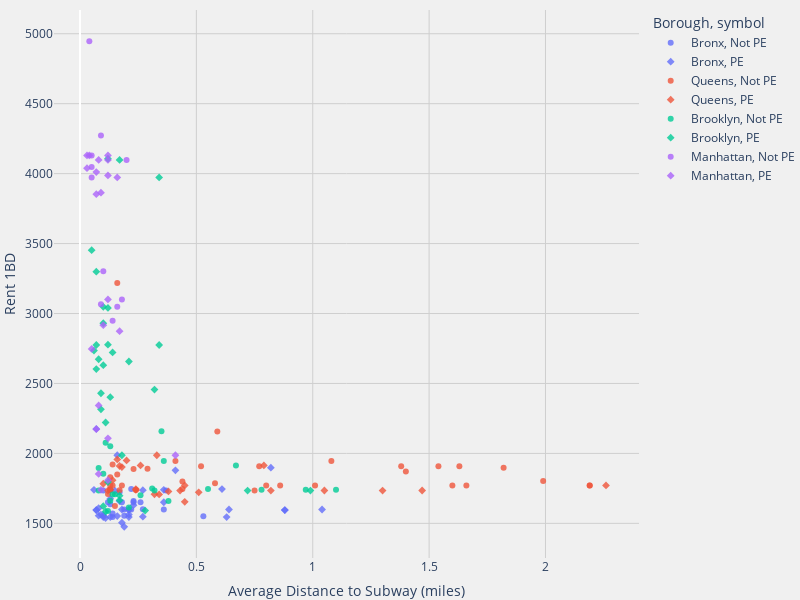

Notebook code cell kept with this figure:
### Code cell
import plotly.express as px

fig = px.scatter(merged.reset_index(), x= fields[0],y = fields[1],size_max=1,color='Borough',
                    opacity=0.8, hover_name='Neighborhood',symbol=[{False:'Not PE', True:'PE'}[x] for x in pareto_efficient])


fig.update_layout(
    scene = dict(
                    xaxis = dict(nticks=4, range=[-0.01,0.5],),
                     yaxis = dict(nticks=4, range=[-0.01,0.5],),),
    paper_bgcolor= '#f0f0f0',
    xaxis = dict(gridcolor='#cfcfcf'),
    yaxis = dict(gridcolor='#cfcfcf'),
    plot_bgcolor= '#f0f0f0',
    height=600,
    width=800,
    margin=dict(r=0, l=0, b=10, t=10))

fig.show()

### Figure 1 — Plotly figure (JSON) as saved in the notebook; plotly's stock layout.template omitted (floating-point values rounded to 4 significant figures)
{"data": [{"hovertemplate": "<b>%{hovertext}</b><br><br>Borough=Bronx<br>symbol=Not PE<br>Average Distance to Subway (miles)=%{x}<br>Rent 1BD=%{y}<extra></extra>", "hovertext": ["Allerton", "Baychester", "Castle Hill", "Claremont Village", "Co-op City", "Concourse Village", "Edenwald", "Fieldston", "Hunts Point", "Kingsbridge", "Longwood", "Morris Heights", "Morrisania", "Pelham Gardens", "Schuylerville", "Tremont", "University Heights", "Westchester Square", "Woodlawn"], "legendgroup": "Bronx, Not PE", "marker": {"color": "#636efa", "opacity": 0.8, "symbol": "circle"}, "mode": "markers", "name": "Bronx, Not PE", "showlegend": true, "type": "scatter", "x": [0.14, 0.19, 0.53, 0.18, 0.36, 0.13, 0.19, 0.22, 0.37, 0.13, 0.1, 0.17, 0.23, 0.22, 0.26, 0.27, 0.14, 0.12, 0.23], "xaxis": "x", "y": [1545, 1599, 1550, 1651, 1599, 1739, 1555, 1745, 1734, 1636, 1734, 1722, 1660, 1599, 1651, 1600, 1570, 1651, 1650], "yaxis": "y"}, {"hovertemplate": "<b>%{hovertext}</b><br><br>Borough=Bronx<br>symbol=PE<br>Average Distance to Subway (miles)=%{x}<br>Rent 1BD=%{y}<extra></extra>", "hovertext": ["Belmont", "Bronx Park", "Bronxdale", "City Island", "Clason Point", "Concourse", "Country Club", "Crotona Park", "East Morrisania", "Eastchester", "Ferry Point Park", "Fordham", "Highbridge", "Melrose", "Morris Park", "Mott Haven", "Mount Eden", "Mount Hope", "North Riverdale", "Norwood", "Olinville", "Parkchester", "Pelham Bay", "Pelham Bay Park", "Port Morris", "Rikers Island", "Riverdale", "Soundview", "Spuyten Duyvil", "Throgs Neck", "Unionport", "Van Cortlandt Park", "Van Nest", "Wakefield", "West Farms", "Williamsbridge"], "legendgroup": "Bronx, PE", "marker": {"color": "#636efa", "opacity": 0.8, "symbol": "diamond"}, "mode": "markers", "name": "Bronx, PE", "showlegend": true, "type": "scatter", "x": [0.27, 0.21, 0.07, 1.04, 0.63, 0.08, 0.36, 0.21, 0.1, 0.21, 0.88, 0.11, 0.17, 0.15, 0.23, 0.07, 0.06, 0.07, 0.61, 0.1, 0.08, 0.13, 0.13, 0.64, 0.16, 0.82, 0.41, 0.18, 0.27, 0.88, 0.21, 0.36, 0.18, 0.16, 0.09, 0.19], "xaxis": "x", "y": [1548, 1545, 1595, 1599, 1545, 1608, 1651, 1563, 1545, 1599, 1595, 1538, 1659, 1733, 1630, 2175, 1740, 1595, 1745, 1558, 1555, 1545, 1675, 1599, 1987, 1898, 1879, 1505, 1737, 1595, 1595, 1740, 1599, 1552, 1563, 1475], "yaxis": "y"}, {"hovertemplate": "<b>%{hovertext}</b><br><br>Borough=Queens<br>symbol=Not PE<br>Average Distance to Subway (miles)=%{x}<br>Rent 1BD=%{y}<extra></extra>", "hovertext": ["Alley Pond Park", "Arverne", "Bayside", "Bellerose", "Briarwood", "Cambria Heights", "Corona", "Cunningham Park", "Douglaston", "Edgemere", "Elmhurst", "Far Rockaway", "Floral Park", "Flushing", "Fresh Meadows", "Glen Oaks", "Hollis", "Hollis Hills", "Holliswood", "Jackson Heights", "Jamaica", "Jamaica Estates", "Jamaica Hills", "Kew Gardens Hills", "Laurelton", "Long Island City", "Neponsit", "Ozone Park", "Queens Village", "Richmond Hill", "Ridgewood", "Rockaway Beach", "Rosedale", "South Ozone Park", "Springfield Gardens", "St. Albans"], "legendgroup": "Queens, Not PE", "marker": {"color": "#EF553B", "opacity": 0.8, "symbol": "circle"}, "mode": "markers", "name": "Queens, Not PE", "showlegend": true, "type": "scatter", "x": [1.6, 0.14, 1.4, 1.66, 0.12, 1.38, 0.23, 0.8, 1.99, 0.18, 0.16, 0.24, 2.19, 0.58, 0.86, 2.19, 0.41, 1.01, 0.44, 0.13, 0.59, 0.29, 0.17, 0.44, 1.63, 0.16, 0.75, 0.13, 1.08, 0.15, 0.14, 0.13, 1.82, 0.52, 1.54, 0.77], "xaxis": "x", "y": [1771, 1771, 1871, 1771, 1710, 1908, 1889, 1771, 1803, 1771, 1850, 1739, 1771, 1787, 1771, 1771, 1945, 1771, 1746, 1829, 2157, 1891, 1737, 1800, 1908, 3218, 1734, 1740, 1945, 1624, 1921, 1771, 1898, 1908, 1908, 1908], "yaxis": "y"}, {"hovertemplate": "<b>%{hovertext}</b><br><br>Borough=Queens<br>symbol=PE<br>Average Distance to Subway (miles)=%{x}<br>Rent 1BD=%{y}<extra></extra>", "hovertext": ["Astoria", "Bay Terrace", "Bayswater", "Belle Harbor", "Breezy Point", "Broad Channel", "College Point", "Ditmars Steinway", "East Elmhurst", "Flushing Meadows Corona Park", "Forest Hills", "Forest Park", "Glendale", "Howard Beach", "Kew Gardens", "LaGuardia Airport", "Little Neck", "Maspeth", "Middle Village", "Rego Park", "Rockaway Park", "Sunnyside", "Whitestone", "Woodhaven", "Woodside"], "legendgroup": "Queens, PE", "marker": {"color": "#EF553B", "opacity": 0.8, "symbol": "diamond"}, "mode": "markers", "name": "Queens, PE", "showlegend": true, "type": "scatter", "x": [0.16, 1.47, 0.24, 0.43, 1.3, 0.51, 0.82, 0.33, 0.45, 0.26, 0.2, 0.24, 0.34, 0.38, 0.14, 0.79, 2.26, 0.45, 0.32, 0.18, 0.12, 0.17, 1.05, 0.13, 0.1], "xaxis": "x", "y": [1957, 1735, 1739, 1734, 1734, 1722, 1734, 1987, 1771, 1914, 1950, 1745, 1707, 1728, 1809, 1914, 1771, 1654, 1708, 1902, 1734, 1910, 1735, 1741, 1783], "yaxis": "y"}, {"hovertemplate": "<b>%{hovertext}</b><br><br>Borough=Brooklyn<br>symbol=Not PE<br>Average Distance to Subway (miles)=%{x}<br>Rent 1BD=%{y}<extra></extra>", "hovertext": ["Bath Beach", "Bergen Beach", "Brighton Beach", "Brownsville", "Canarsie", "Coney Island", "Crown Heights", "Cypress Hills", "East Flatbush", "East New York", "Flatbush", "Flatlands", "Gravesend", "Manhattan Beach", "Marine Park", "Midwood", "Mill Basin", "Prospect-Lefferts Gardens", "Sea Gate", "Sheepshead Bay", "Sunset Park"], "legendgroup": "Brooklyn, Not PE", "marker": {"color": "#00cc96", "opacity": 0.8, "symbol": "circle"}, "mode": "markers", "name": "Brooklyn, Not PE", "showlegend": true, "type": "scatter", "x": [0.21, 0.97, 0.08, 0.12, 0.38, 0.35, 0.11, 0.08, 0.31, 0.32, 0.1, 0.55, 0.13, 0.36, 0.78, 0.15, 1.1, 0.13, 0.67, 0.26, 0.14], "xaxis": "x", "y": [1614, 1740, 1895, 1588, 1660, 2158, 2077, 1735, 1749, 1735, 1855, 1745, 1661, 1945, 1740, 1708, 1740, 2052, 1914, 1700, 1706], "yaxis": "y"}, {"hovertemplate": "<b>%{hovertext}</b><br><br>Borough=Brooklyn<br>symbol=PE<br>Average Distance to Subway (miles)=%{x}<br>Rent 1BD=%{y}<extra></extra>", "hovertext": ["Bay Ridge", "Bedford-Stuyvesant", "Bensonhurst", "Boerum Hill", "Borough Park", "Brooklyn Heights", "Bushwick", "Carroll Gardens", "Clinton Hill", "Cobble Hill", "Columbia St", "DUMBO", "Downtown Brooklyn", "Dyker Heights", "Fort Greene", "Fort Hamilton", "Gerritsen Beach", "Gowanus", "Green-Wood Cemetery", "Greenpoint", "Kensington", "Navy Yard", "Park Slope", "Plum Beach", "Prospect Heights", "Prospect Park", "Red Hook", "South Slope", "Vinegar Hill", "Williamsburg", "Windsor Terrace"], "legendgroup": "Brooklyn, PE", "marker": {"color": "#00cc96", "opacity": 0.8, "symbol": "diamond"}, "mode": "markers", "name": "Brooklyn, PE", "showlegend": true, "type": "scatter", "x": [0.17, 0.11, 0.11, 0.06, 0.1, 0.07, 0.09, 0.08, 0.14, 0.12, 0.34, 0.12, 0.05, 0.28, 0.1, 0.17, 0.72, 0.1, 0.18, 0.21, 0.12, 0.34, 0.1, 0.99, 0.07, 0.13, 0.32, 0.07, 0.17, 0.12, 0.09], "xaxis": "x", "y": [1698, 2221, 1584, 2735, 1623, 3299, 2430, 2673, 2722, 2777, 2775, 4107, 3453, 1591, 3048, 1666, 1734, 2931, 1987, 2657, 1795, 3973, 2631, 1734, 2603, 2402, 2456, 2775, 4098, 3040, 2315], "yaxis": "y"}, {"hovertemplate": "<b>%{hovertext}</b><br><br>Borough=Manhattan<br>symbol=Not PE<br>Average Distance to Subway (miles)=%{x}<br>Rent 1BD=%{y}<extra></extra>", "hovertext": ["Chelsea", "Civic Center", "Financial District", "Kips Bay", "Lower East Side", "Morningside Heights", "Roosevelt Island", "SoHo", "Tribeca", "Two Bridges", "Upper West Side"], "legendgroup": "Manhattan, Not PE", "marker": {"color": "#ab63fa", "opacity": 0.8, "symbol": "circle"}, "mode": "markers", "name": "Manhattan, Not PE", "showlegend": true, "type": "scatter", "x": [0.09, 0.05, 0.05, 0.2, 0.14, 0.09, 0.18, 0.05, 0.04, 0.16, 0.1], "xaxis": "x", "y": [4273, 3973, 4048, 4098, 2948, 3067, 3101, 4130, 4947, 3049, 3303], "yaxis": "y"}, {"hovertemplate": "<b>%{hovertext}</b><br><br>Borough=Manhattan<br>symbol=PE<br>Average Distance to Subway (miles)=%{x}<br>Rent 1BD=%{y}<extra></extra>", "hovertext": ["Battery Park City", "Central Park", "Chinatown", "East Harlem", "East Village", "Flatiron District", "Gramercy", "Greenwich Village", "Harlem", "Hell's Kitchen", "Inwood", "Little Italy", "Marble Hill", "Midtown", "Murray Hill", "NoHo", "Randall's Island", "Stuyvesant Town", "Theater District", "Upper East Side", "Washington Heights", "West Village"], "legendgroup": "Manhattan, PE", "marker": {"color": "#ab63fa", "opacity": 0.8, "symbol": "diamond"}, "mode": "markers", "name": "Manhattan, PE", "showlegend": true, "type": "scatter", "x": [0.12, 0.12, 0.08, 0.12, 0.17, 0.04, 0.08, 0.07, 0.07, 0.12, 0.12, 0.05, 0.09, 0.07, 0.12, 0.03, 0.41, 0.16, 0.03, 0.1, 0.08, 0.09], "xaxis": "x", "y": [3987, 3101, 2343, 2108, 2874, 4130, 4098, 4011, 2173, 4130, 1809, 2747, 1740, 3853, 4098, 4039, 1987, 3973, 4130, 2917, 1853, 3864], "yaxis": "y"}], "layout": {"height": 600, "legend": {"title": {"text": "Borough, symbol"}, "tracegroupgap": 0}, "margin": {"b": 10, "l": 0, "r": 0, "t": 10}, "paper_bgcolor": "#f0f0f0", "plot_bgcolor": "#f0f0f0", "scene": {"xaxis": {"nticks": 4, "range": [-0.01, 0.5]}, "yaxis": {"nticks": 4, "range": [-0.01, 0.5]}}, "width": 800, "xaxis": {"anchor": "y", "autorange": true, "domain": [0, 1], "gridcolor": "#cfcfcf", "range": [-0.1117, 2.402], "title": {"text": "Average Distance to Subway (miles)"}, "type": "linear"}, "yaxis": {"anchor": "x", "autorange": true, "domain": [0, 1], "gridcolor": "#cfcfcf", "range": [1252.0, 5170.0], "title": {"text": "Rent 1BD"}, "type": "linear"}}}
